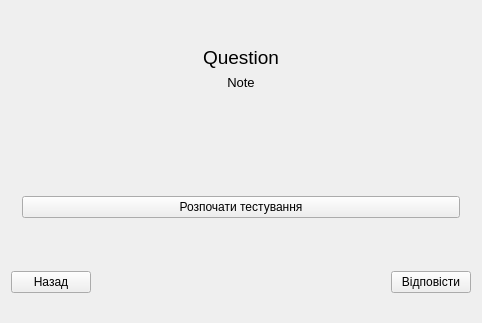
<?xml version="1.0" encoding="UTF-8"?>
<ui version="4.0">
 <class>MainWindow</class>
 <widget class="QMainWindow" name="MainWindow">
  <property name="geometry">
   <rect>
    <x>0</x>
    <y>0</y>
    <width>472</width>
    <height>323</height>
   </rect>
  </property>
  <property name="contextMenuPolicy">
   <enum>Qt::NoContextMenu</enum>
  </property>
  <property name="windowTitle">
   <string>NTest</string>
  </property>
  <widget class="QWidget" name="centralWidget">
   <layout class="QVBoxLayout" name="verticalLayout">
    <item>
     <spacer name="verticalSpacer_6">
      <property name="orientation">
       <enum>Qt::Vertical</enum>
      </property>
      <property name="sizeHint" stdset="0">
       <size>
        <width>20</width>
        <height>40</height>
       </size>
      </property>
     </spacer>
    </item>
    <item>
     <widget class="QLabel" name="labelText">
      <property name="font">
       <font>
        <family>Tahoma</family>
        <pointsize>14</pointsize>
        <weight>50</weight>
        <bold>false</bold>
       </font>
      </property>
      <property name="text">
       <string>Question</string>
      </property>
      <property name="alignment">
       <set>Qt::AlignCenter</set>
      </property>
     </widget>
    </item>
    <item>
     <widget class="QLabel" name="labelNote">
      <property name="sizePolicy">
       <sizepolicy hsizetype="Preferred" vsizetype="Expanding">
        <horstretch>0</horstretch>
        <verstretch>200</verstretch>
       </sizepolicy>
      </property>
      <property name="sizeIncrement">
       <size>
        <width>0</width>
        <height>200</height>
       </size>
      </property>
      <property name="font">
       <font>
        <pointsize>10</pointsize>
       </font>
      </property>
      <property name="text">
       <string>Note</string>
      </property>
      <property name="textFormat">
       <enum>Qt::AutoText</enum>
      </property>
      <property name="alignment">
       <set>Qt::AlignCenter</set>
      </property>
      <property name="wordWrap">
       <bool>true</bool>
      </property>
     </widget>
    </item>
    <item>
     <spacer name="verticalSpacer">
      <property name="orientation">
       <enum>Qt::Vertical</enum>
      </property>
      <property name="sizeHint" stdset="0">
       <size>
        <width>20</width>
        <height>40</height>
       </size>
      </property>
     </spacer>
    </item>
    <item>
     <widget class="QStackedWidget" name="stackedWidget">
      <property name="currentIndex">
       <number>0</number>
      </property>
      <widget class="QWidget" name="pageStart">
       <layout class="QHBoxLayout" name="horizontalLayout_5">
        <item>
         <layout class="QVBoxLayout" name="verticalLayout_2">
          <item>
           <widget class="QLabel" name="label">
            <property name="text">
             <string/>
            </property>
           </widget>
          </item>
          <item>
           <widget class="QPushButton" name="pushButtonStart">
            <property name="toolTip">
             <string>Розпочати тест</string>
            </property>
            <property name="text">
             <string>Розпочати тестування</string>
            </property>
           </widget>
          </item>
         </layout>
        </item>
       </layout>
       <zorder></zorder>
      </widget>
      <widget class="QWidget" name="pageOneAswer">
       <layout class="QHBoxLayout" name="horizontalLayout_3">
        <item>
         <layout class="QFormLayout" name="formLayout">
          <property name="horizontalSpacing">
           <number>150</number>
          </property>
          <property name="verticalSpacing">
           <number>0</number>
          </property>
          <property name="leftMargin">
           <number>70</number>
          </property>
          <item row="0" column="0">
           <widget class="QRadioButton" name="radioButtonAnswer1">
            <property name="text">
             <string>Answer1</string>
            </property>
            <property name="checked">
             <bool>false</bool>
            </property>
            <property name="autoExclusive">
             <bool>false</bool>
            </property>
           </widget>
          </item>
          <item row="0" column="1">
           <widget class="QRadioButton" name="radioButtonAnswer3">
            <property name="text">
             <string>Answer3</string>
            </property>
            <property name="checkable">
             <bool>true</bool>
            </property>
           </widget>
          </item>
          <item row="2" column="0">
           <widget class="QRadioButton" name="radioButtonAnswer2">
            <property name="text">
             <string>Answer2</string>
            </property>
           </widget>
          </item>
          <item row="2" column="1">
           <widget class="QRadioButton" name="radioButtonAnswer4">
            <property name="text">
             <string>Answer4</string>
            </property>
           </widget>
          </item>
          <item row="1" column="1">
           <spacer name="verticalSpacer_2">
            <property name="orientation">
             <enum>Qt::Vertical</enum>
            </property>
            <property name="sizeHint" stdset="0">
             <size>
              <width>20</width>
              <height>40</height>
             </size>
            </property>
           </spacer>
          </item>
          <item row="1" column="0">
           <spacer name="verticalSpacer_4">
            <property name="orientation">
             <enum>Qt::Vertical</enum>
            </property>
            <property name="sizeHint" stdset="0">
             <size>
              <width>20</width>
              <height>40</height>
             </size>
            </property>
           </spacer>
          </item>
         </layout>
        </item>
       </layout>
      </widget>
      <widget class="QWidget" name="pageFewAnswers">
       <layout class="QHBoxLayout" name="horizontalLayout_4">
        <item>
         <layout class="QFormLayout" name="formLayout_2">
          <property name="horizontalSpacing">
           <number>150</number>
          </property>
          <property name="verticalSpacing">
           <number>0</number>
          </property>
          <property name="leftMargin">
           <number>70</number>
          </property>
          <item row="0" column="0">
           <widget class="QCheckBox" name="checkBoxAnswer1">
            <property name="text">
             <string>CheckBox</string>
            </property>
           </widget>
          </item>
          <item row="0" column="1">
           <widget class="QCheckBox" name="checkBoxAnswer3">
            <property name="text">
             <string>CheckBox</string>
            </property>
           </widget>
          </item>
          <item row="2" column="0">
           <widget class="QCheckBox" name="checkBoxAnswer2">
            <property name="text">
             <string>CheckBox</string>
            </property>
           </widget>
          </item>
          <item row="2" column="1">
           <widget class="QCheckBox" name="checkBoxAnswer4">
            <property name="text">
             <string>CheckBox</string>
            </property>
           </widget>
          </item>
          <item row="1" column="0">
           <spacer name="verticalSpacer_3">
            <property name="orientation">
             <enum>Qt::Vertical</enum>
            </property>
            <property name="sizeHint" stdset="0">
             <size>
              <width>20</width>
              <height>40</height>
             </size>
            </property>
           </spacer>
          </item>
         </layout>
        </item>
       </layout>
      </widget>
      <widget class="QWidget" name="pageWriteAnswer">
       <widget class="QTextEdit" name="textEditAnswer">
        <property name="geometry">
         <rect>
          <x>100</x>
          <y>0</y>
          <width>256</width>
          <height>192</height>
         </rect>
        </property>
       </widget>
      </widget>
     </widget>
    </item>
    <item>
     <spacer name="verticalSpacer_5">
      <property name="orientation">
       <enum>Qt::Vertical</enum>
      </property>
      <property name="sizeHint" stdset="0">
       <size>
        <width>20</width>
        <height>40</height>
       </size>
      </property>
     </spacer>
    </item>
    <item>
     <layout class="QHBoxLayout" name="horizontalLayout">
      <property name="spacing">
       <number>300</number>
      </property>
      <item>
       <widget class="QPushButton" name="pushButtonPrevious">
        <property name="enabled">
         <bool>true</bool>
        </property>
        <property name="toolTip">
         <string>Попереднє запитання</string>
        </property>
        <property name="text">
         <string>Назад</string>
        </property>
        <property name="checkable">
         <bool>false</bool>
        </property>
        <property name="default">
         <bool>false</bool>
        </property>
        <property name="flat">
         <bool>false</bool>
        </property>
       </widget>
      </item>
      <item>
       <widget class="QPushButton" name="pushButtonNext">
        <property name="enabled">
         <bool>true</bool>
        </property>
        <property name="toolTip">
         <string>Наступне запитання</string>
        </property>
        <property name="text">
         <string>Відповісти</string>
        </property>
       </widget>
      </item>
     </layout>
    </item>
   </layout>
  </widget>
  <widget class="QStatusBar" name="statusBar">
   <property name="styleSheet">
    <string notr="true"/>
   </property>
   <property name="sizeGripEnabled">
    <bool>false</bool>
   </property>
  </widget>
 </widget>
 <layoutdefault spacing="6" margin="11"/>
 <resources/>
 <connections/>
</ui>
